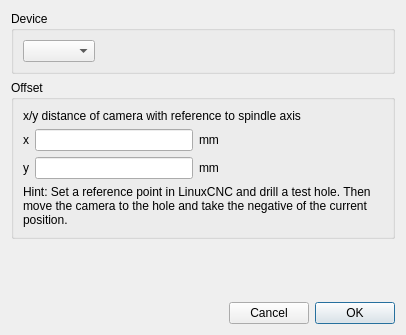
<?xml version="1.0" encoding="UTF-8"?>
<ui version="4.0">
 <class>DialogCamera</class>
 <widget class="QDialog" name="DialogCamera">
  <property name="geometry">
   <rect>
    <x>0</x>
    <y>0</y>
    <width>406</width>
    <height>335</height>
   </rect>
  </property>
  <property name="windowTitle">
   <string>Dialog</string>
  </property>
  <layout class="QVBoxLayout" name="verticalLayout">
   <item>
    <widget class="QGroupBox" name="groupBox_2">
     <property name="title">
      <string>Device</string>
     </property>
     <layout class="QGridLayout" name="gridLayout_2">
      <item row="0" column="0">
       <widget class="QComboBox" name="comboBox_device"/>
      </item>
      <item row="0" column="1">
       <spacer name="horizontalSpacer_2">
        <property name="orientation">
         <enum>Qt::Horizontal</enum>
        </property>
        <property name="sizeHint" stdset="0">
         <size>
          <width>268</width>
          <height>20</height>
         </size>
        </property>
       </spacer>
      </item>
     </layout>
    </widget>
   </item>
   <item>
    <widget class="QGroupBox" name="groupBox">
     <property name="title">
      <string>Offset</string>
     </property>
     <layout class="QGridLayout" name="gridLayout">
      <item row="0" column="0" colspan="4">
       <widget class="QLabel" name="label">
        <property name="text">
         <string>x/y distance of camera with reference to spindle axis</string>
        </property>
        <property name="wordWrap">
         <bool>true</bool>
        </property>
       </widget>
      </item>
      <item row="1" column="0">
       <widget class="QLabel" name="label_2">
        <property name="text">
         <string>x</string>
        </property>
       </widget>
      </item>
      <item row="1" column="1">
       <widget class="QLineEdit" name="lineEdit_offsetX"/>
      </item>
      <item row="1" column="2">
       <widget class="QLabel" name="label_5">
        <property name="text">
         <string>mm</string>
        </property>
       </widget>
      </item>
      <item row="1" column="3" rowspan="2">
       <spacer name="horizontalSpacer">
        <property name="orientation">
         <enum>Qt::Horizontal</enum>
        </property>
        <property name="sizeHint" stdset="0">
         <size>
          <width>151</width>
          <height>38</height>
         </size>
        </property>
       </spacer>
      </item>
      <item row="2" column="0">
       <widget class="QLabel" name="label_3">
        <property name="text">
         <string>y</string>
        </property>
       </widget>
      </item>
      <item row="2" column="1">
       <widget class="QLineEdit" name="lineEdit_offsetY"/>
      </item>
      <item row="2" column="2">
       <widget class="QLabel" name="label_6">
        <property name="text">
         <string>mm</string>
        </property>
       </widget>
      </item>
      <item row="3" column="0" colspan="4">
       <widget class="QLabel" name="label_4">
        <property name="text">
         <string>Hint: Set a reference point in LinuxCNC and drill a test hole. Then move the camera to the hole and take the negative of the current position. </string>
        </property>
        <property name="wordWrap">
         <bool>true</bool>
        </property>
       </widget>
      </item>
     </layout>
    </widget>
   </item>
   <item>
    <spacer name="verticalSpacer">
     <property name="orientation">
      <enum>Qt::Vertical</enum>
     </property>
     <property name="sizeHint" stdset="0">
      <size>
       <width>20</width>
       <height>28</height>
      </size>
     </property>
    </spacer>
   </item>
   <item>
    <layout class="QHBoxLayout" name="horizontalLayout">
     <item>
      <spacer name="horizontalSpacer_3">
       <property name="orientation">
        <enum>Qt::Horizontal</enum>
       </property>
       <property name="sizeHint" stdset="0">
        <size>
         <width>40</width>
         <height>20</height>
        </size>
       </property>
      </spacer>
     </item>
     <item>
      <widget class="QPushButton" name="pushButton_cancel">
       <property name="text">
        <string>Cancel</string>
       </property>
      </widget>
     </item>
     <item>
      <widget class="QPushButton" name="pushButton_OK">
       <property name="text">
        <string>OK</string>
       </property>
       <property name="default">
        <bool>true</bool>
       </property>
      </widget>
     </item>
    </layout>
   </item>
  </layout>
 </widget>
 <resources/>
 <connections/>
</ui>
